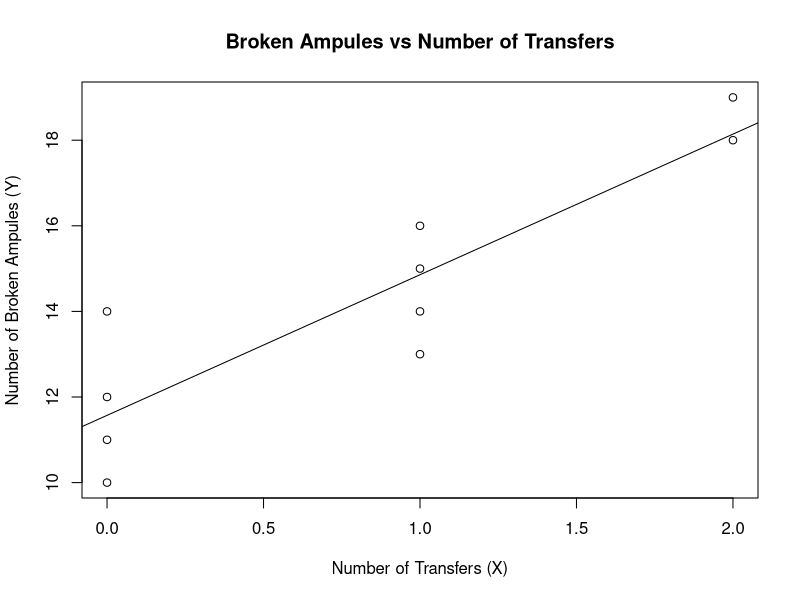

Here is the R script that generated this plot:
## ---- chunk 1
knitr::opts_chunk$set(echo = TRUE, tidy=TRUE, tidy.opts=list(width.cutoff=60))
## ---- chunk 2
shipment <- c(1,0,2,0,3,1,0,1,2,0)
ampules <- c(16,9,17,12,22,13,8,15,19,11)
## ---- chunk 3
# observed data
x <- c(0, 0, 0, 0, 1, 1, 1, 1, 2, 2)
y <- c(10, 12, 14, 11, 14, 15, 16, 13, 18, 19)

# fit simple linear regression model
fit <- lm(y ~ x)

# plot data
plot(x, y,
     xlab = "Number of Transfers (X)",
     ylab = "Number of Broken Ampules (Y)",
     main = "Broken Ampules vs Number of Transfers")

# add regression line
abline(fit)
